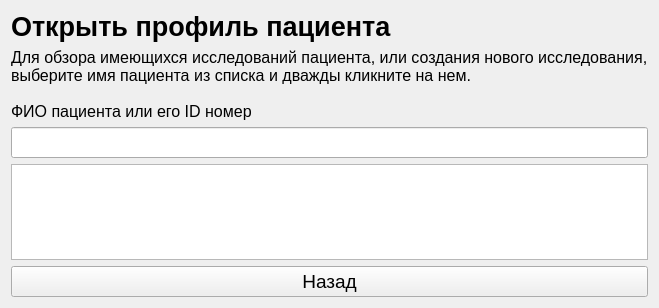
<?xml version="1.0" encoding="UTF-8"?>
<ui version="4.0">
 <class>PatientsListWidget</class>
 <widget class="QWidget" name="PatientsListWidget">
  <property name="geometry">
   <rect>
    <x>0</x>
    <y>0</y>
    <width>644</width>
    <height>308</height>
   </rect>
  </property>
  <property name="windowTitle">
   <string>Form</string>
  </property>
  <layout class="QVBoxLayout" name="verticalLayout">
   <item>
    <widget class="QLabel" name="openPatientLabel">
     <property name="font">
      <font>
       <pointsize>20</pointsize>
       <weight>75</weight>
       <bold>true</bold>
      </font>
     </property>
     <property name="text">
      <string>Открыть профиль пациента</string>
     </property>
    </widget>
   </item>
   <item>
    <widget class="QLabel" name="openInfoLabel">
     <property name="font">
      <font>
       <pointsize>12</pointsize>
      </font>
     </property>
     <property name="text">
      <string>Для обзора имеющихся исследований пациента, или создания нового исследования,
выберите имя пациента из списка и дважды кликните на нем.

ФИО пациента или его ID номер</string>
     </property>
    </widget>
   </item>
   <item>
    <widget class="QLineEdit" name="nameFilterEdit">
     <property name="font">
      <font>
       <pointsize>14</pointsize>
      </font>
     </property>
    </widget>
   </item>
   <item>
    <widget class="TSTableView" name="patientsTableView">
     <property name="font">
      <font>
       <pointsize>14</pointsize>
      </font>
     </property>
     <property name="gridStyle">
      <enum>Qt::NoPen</enum>
     </property>
     <attribute name="verticalHeaderVisible">
      <bool>false</bool>
     </attribute>
    </widget>
   </item>
   <item>
    <widget class="QPushButton" name="backPatientListButton">
     <property name="font">
      <font>
       <pointsize>14</pointsize>
      </font>
     </property>
     <property name="text">
      <string>Назад</string>
     </property>
    </widget>
   </item>
  </layout>
 </widget>
 <customwidgets>
  <customwidget>
   <class>TSTableView</class>
   <extends>QTableView</extends>
   <header>inputs/tstableview.h</header>
  </customwidget>
 </customwidgets>
 <resources/>
 <connections/>
</ui>
